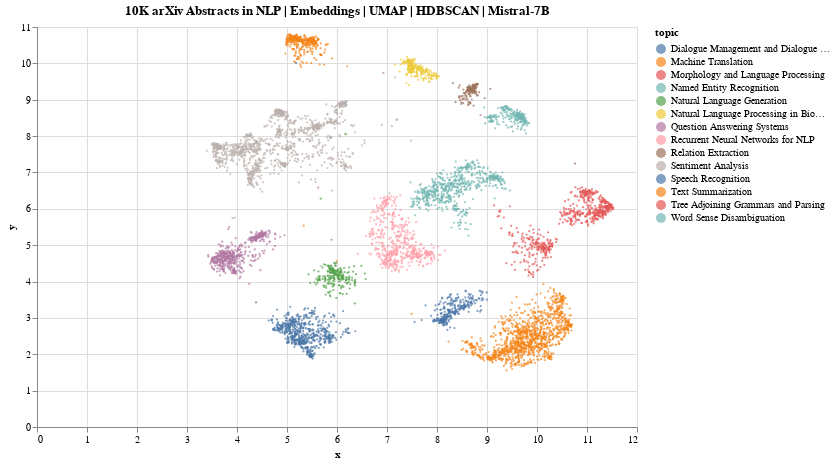

Notebook code for this chart:
### Code cell
chart = alt.Chart(df).mark_circle(size=5).encode(
    x='x',
    y='y',
    color='topic:N',
    tooltip=['title', 'topic']
).interactive().properties(
    title='10K arXiv Abstracts in NLP | Embeddings | UMAP | HDBSCAN | Mistral-7B',
    width=600,
    height=400,
)
chart.display()

### Figure 1 — Vega specification as saved in the notebook (floating-point values rounded to 4 significant figures; data arrays with more than 128 entries replaced by an {"elided": "..."} marker saying what was removed)
{"$schema": "https://vega.github.io/schema/vega/v5.json", "data": [{"name": "param_1_store"}, {"name": "source_0", "values": {"elided": "6639 records"}}, {"name": "source_0_x_domain_x", "values": [{"min": 3.396, "max": 11.53}]}, {"name": "source_0_y_domain_y", "values": [{"min": 1.554, "max": 10.8}]}, {"name": "source_0_color_domain_topic", "values": [{"topic": "Dialogue Management and Dialogue Act Recognition"}, {"topic": "Tree Adjoining Grammars and Parsing"}, {"topic": "Morphology and Language Processing"}, {"topic": "Word Sense Disambiguation"}, {"topic": "Natural Language Generation"}, {"topic": "Speech Recognition"}, {"topic": "Machine Translation"}, {"topic": "Question Answering Systems"}, {"topic": "Text Summarization"}, {"topic": "Recurrent Neural Networks for NLP"}, {"topic": "Natural Language Processing in Biomedicine"}, {"topic": "Named Entity Recognition"}, {"topic": "Sentiment Analysis"}, {"topic": "Relation Extraction"}]}], "signals": [{"name": "unit", "value": {}, "on": [{"events": "pointermove", "update": "isTuple(group()) ? group() : unit"}]}, {"name": "param_1", "update": "vlSelectionResolve(\"param_1_store\", \"union\")"}, {"name": "param_1_x", "on": [{"events": [{"source": "view", "type": "dblclick"}], "update": "null"}, {"events": {"signal": "param_1_translate_delta"}, "update": "panLinear(param_1_translate_anchor.extent_x, -param_1_translate_delta.x / width)"}, {"events": {"signal": "param_1_zoom_delta"}, "update": "zoomLinear(domain(\"x\"), param_1_zoom_anchor.x, param_1_zoom_delta)"}]}, {"name": "param_1_y", "on": [{"events": [{"source": "view", "type": "dblclick"}], "update": "null"}, {"events": {"signal": "param_1_translate_delta"}, "update": "panLinear(param_1_translate_anchor.extent_y, param_1_translate_delta.y / height)"}, {"events": {"signal": "param_1_zoom_delta"}, "update": "zoomLinear(domain(\"y\"), param_1_zoom_anchor.y, param_1_zoom_delta)"}]}, {"name": "param_1_tuple", "on": [{"events": [{"signal": "param_1_x || param_1_y"}], "update": "param_1_x && param_1_y ? {unit: \"\", fields: param_1_tuple_fields, values: [param_1_x,param_1_y]} : null"}]}, {"name": "param_1_tuple_fields", "value": [{"field": "x", "channel": "x", "type": "R"}, {"field": "y", "channel": "y", "type": "R"}]}, {"name": "param_1_translate_anchor", "value": {}, "on": [{"events": [{"source": "scope", "type": "pointerdown"}], "update": "{x: x(unit), y: y(unit), extent_x: domain(\"x\"), extent_y: domain(\"y\")}"}]}, {"name": "param_1_translate_delta", "value": {}, "on": [{"events": [{"source": "window", "between": [{"source": "scope", "type": "pointerdown"}, {"source": "window", "type": "pointerup"}], "type": "pointermove", "consume": true}], "update": "{x: param_1_translate_anchor.x - x(unit), y: param_1_translate_anchor.y - y(unit)}"}]}, {"name": "param_1_zoom_anchor", "on": [{"events": [{"source": "scope", "type": "wheel", "consume": true}], "update": "{x: invert(\"x\", x(unit)), y: invert(\"y\", y(unit))}"}]}, {"name": "param_1_zoom_delta", "on": [{"events": [{"source": "scope", "type": "wheel", "consume": true}], "update": "pow(1.001, event.deltaY * pow(16, event.deltaMode))", "force": true}]}, {"name": "param_1_modify", "on": [{"events": {"signal": "param_1_tuple"}, "update": "modify(\"param_1_store\", param_1_tuple, true)"}]}], "marks": [{"type": "symbol", "name": "marks", "from": {"data": "source_0"}, "encode": {"update": {"opacity": {"value": 0.7}, "tooltip": {"signal": "{\"title\": isValid(datum[\"title\"]) ? datum[\"title\"] : \"\"+datum[\"title\"], \"topic\": isValid(datum[\"topic\"]) ? datum[\"topic\"] : \"\"+datum[\"topic\"]}"}, "fill": {"field": "topic", "scale": "color"}, "shape": {"value": "circle"}, "y": {"field": "y", "scale": "y"}, "x": {"field": "x", "scale": "x"}, "size": {"value": 5}}}, "clip": true, "interactive": true, "style": ["circle"]}], "scales": [{"name": "x", "type": "linear", "domain": [{"signal": "(data(\"source_0_x_domain_x\")[0] || {}).min"}, {"signal": "(data(\"source_0_x_domain_x\")[0] || {}).max"}], "range": [0, {"signal": "width"}], "zero": true, "nice": true, "domainRaw": {"signal": "param_1[\"x\"]"}}, {"name": "y", "type": "linear", "domain": [{"signal": "(data(\"source_0_y_domain_y\")[0] || {}).min"}, {"signal": "(data(\"source_0_y_domain_y\")[0] || {}).max"}], "range": [{"signal": "height"}, 0], "zero": true, "domainRaw": {"signal": "param_1[\"y\"]"}, "nice": true}, {"name": "color", "type": "ordinal", "domain": {"data": "source_0_color_domain_topic", "field": "topic", "sort": true}, "range": "category"}], "axes": [{"scale": "x", "tickCount": {"signal": "ceil(width/40)"}, "gridScale": "y", "aria": false, "zindex": 0, "orient": "bottom", "grid": true, "maxExtent": 0, "minExtent": 0, "ticks": false, "labels": false, "domain": false}, {"scale": "y", "labels": false, "orient": "left", "gridScale": "x", "tickCount": {"signal": "ceil(height/40)"}, "domain": false, "maxExtent": 0, "aria": false, "grid": true, "ticks": false, "minExtent": 0, "zindex": 0}, {"scale": "x", "labelFlush": true, "labelOverlap": true, "tickCount": {"signal": "ceil(width/40)"}, "orient": "bottom", "grid": false, "title": "x", "zindex": 0}, {"scale": "y", "grid": false, "labelOverlap": true, "tickCount": {"signal": "ceil(height/40)"}, "zindex": 0, "title": "y", "orient": "left"}], "title": {"text": "10K arXiv Abstracts in NLP | Embeddings | UMAP | HDBSCAN | Mistral-7B", "frame": "group"}, "height": 400, "width": 600, "background": "white", "padding": 5, "style": "cell", "legends": [{"fill": "color", "symbolType": "circle", "title": "topic", "encode": {"symbols": {"update": {"opacity": {"value": 0.7}}}}}]}
